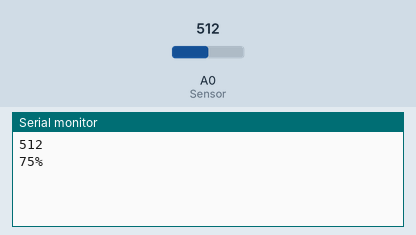
This sketch was run on a simulated Arduino Uno, built with avr-gcc and run on an emulated ATmega328P. On the bench: the last lines printed to the serial monitor. Inputs (shaded band) come from the test bench; at power-on: A0 (Sensor) = 512.

Above: at 1.2 s.
1.3 s: A0 (Sensor) set to 392
At 2.6 s:
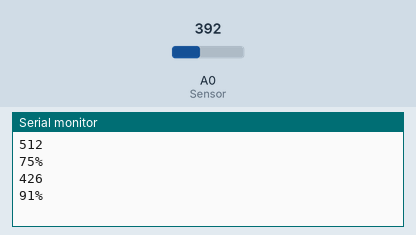
2.8 s: A0 (Sensor) set to 368
At 4.9 s:
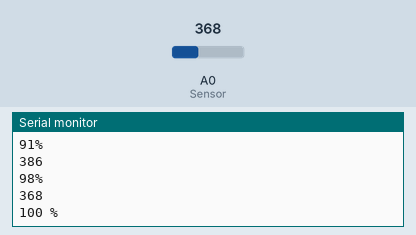
Timing chart, 0 to 6.4 s (numbered marks = the images above; inputs shaded):
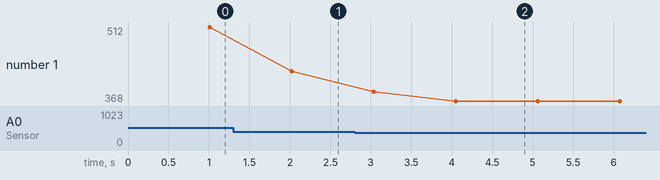

Measured:
- the behaviour switches between 381 and 380 on A0 (Sensor) (found by bisection; images 1 and 2)
- after the input at 1.3 s, the serial monitor: prints a new line after 0.73 s (image 1)
- after the input at 2.8 s, the serial monitor: prints a new line after 0.24 s (image 2)
- plotted number 1: 512 → 426 after the input at 1.3 s, 426 → 368 after the input at 2.8 s

The sketch:

moisture_calibration.ino
```cpp
const int AirValue = 916;   //you need to replace this value with Value_1
const int WaterValue = 380;  //you need to replace this value with Value_2
int soilMoistureValue = 0;
int soilmoisturepercent=0;
float m;


void setup() {
  // put your setup code here, to run once:
Serial.begin(9600);  // Initialize serial
}

void loop() {
  // put your main code here, to run repeatedly:
int soilMoistureValue_2 = 0;
float k;
for (int i=0;i<100;i++)
{
soilMoistureValue_2 = analogRead(A0);  //put Sensor insert into soil
k=soilMoistureValue_2+k;
delay(10);
}
soilMoistureValue=k/100;
Serial.println(soilMoistureValue);
soilmoisturepercent = map(soilMoistureValue, AirValue, WaterValue, 0, 100);

if(soilmoisturepercent >= 100)
{
  Serial.println("100 %");
  m=100;
}
else if(soilmoisturepercent <=0)
{
  Serial.println("0 %");
  m=0;
}
else if(soilmoisturepercent >0 && soilmoisturepercent < 100)
{
  Serial.print(soilmoisturepercent);
  Serial.println("%");
  m=soilmoisturepercent;
}
}
```
